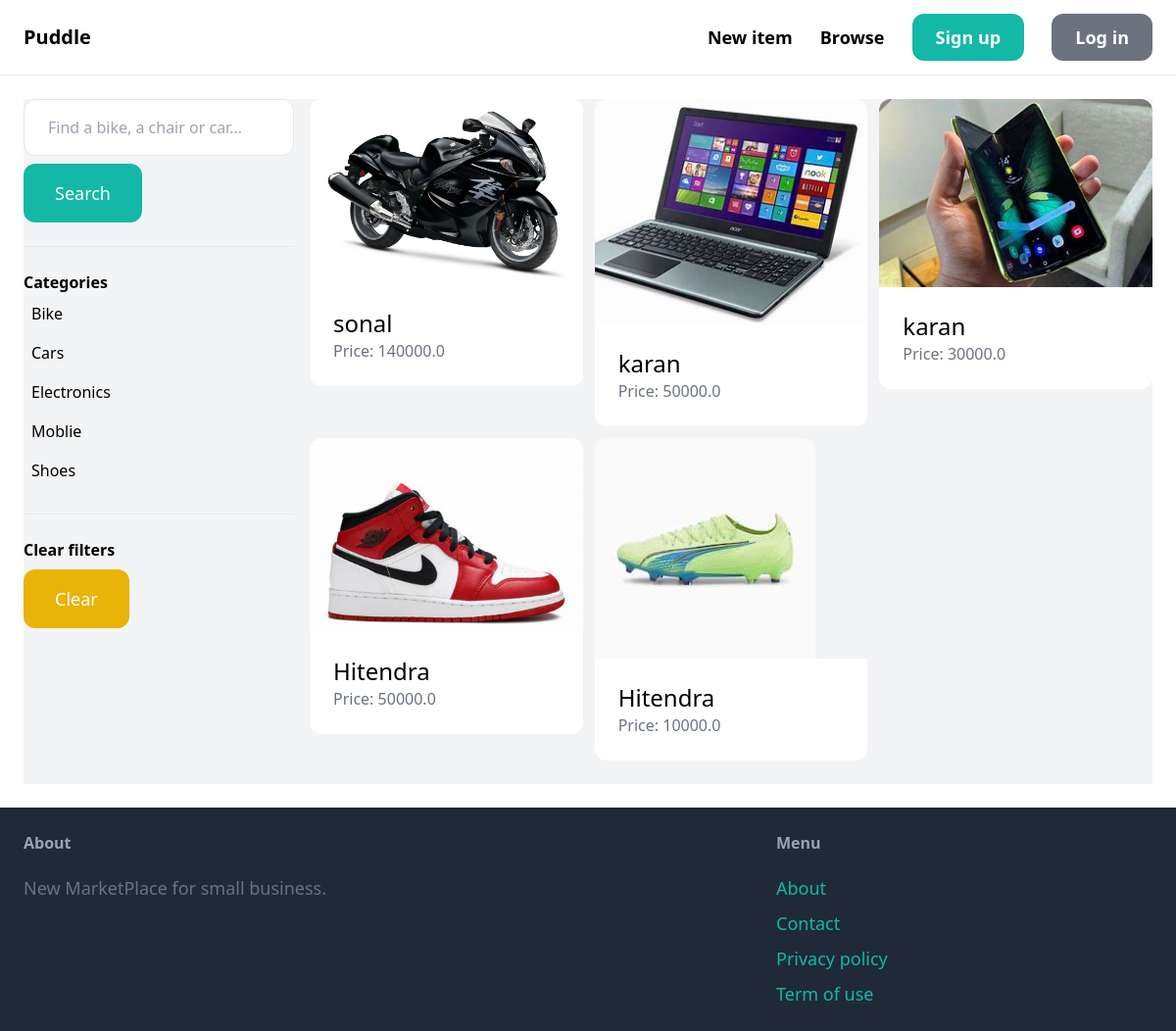
The app's page /items/ with its own data.
### item/models.py (models this page shows, shortened)
class Category(models.Model):
    name = models.CharField(max_length=255)
    class Meta:
        ordering = ('name',)
        verbose_name_plural = 'Categories'

class Item(models.Model):
    category = models.ForeignKey(Category, related_name='items', on_delete=models.CASCADE)
    name = models.CharField(max_length=255)
    description = models.TextField(blank=True, null=True)
    price = models.FloatField()
    image = models.ImageField(upload_to='item_images', blank=True, null=True)
    is_sold = models.BooleanField(default=False)
    created_by = models.ForeignKey(User, related_name='items', on_delete=models.CASCADE)
    created_at = models.DateTimeField(auto_now_add=True)

### item/views.py (the view)
# urls.py: path('', views.items, name='items'),
def items(request):
    query = request.GET.get('query', '')
    category_id = request.GET.get('category', 0)
    categories = Category.objects.all()
    items = Item.objects.filter(is_sold=False)
    if category_id:
        items = items.filter(category_id=category_id)
    if query:
        items = items.filter(Q(name__icontains=query) | Q(description__icontains=query))
    return render(request, 'item/items.html', {
        'items': items,
        'query': query,
        'categories': categories,
        'category_id': int(category_id)
    })

### item/templates/item/items.html (shortened to what this page needs)
{% extends 'core/base.html' %}
{% block content %}
    <div class="pb-6 grid grid-cols-4 gap-4 bg-gray-100">
        <div class="col-span-1">
            <form method="get" action="{% url 'item:items' %}">
                <input name="query" class="w-full py-4 px-6 border rounded-xl" type="text" value="{{ query }}" placeholder="Find a bike, a chair or car...">
                <button class="mt-2 py-4 px-8 text-lg bg-teal-500 text-white rounded-xl">Search</button>
            </form>
            <hr class="my-6">
            <p class="font-semibold">Categories</p>
            <ul>
                {% for category in categories %}
                    <li class="py-2 px-2 rounded-xl{% if category.id == category_id %} bg-gray-200{% endif %}">
                        <a href="{% url 'item:items' %}?query={{ query }}&category={{ category.id }}">{{ category.name }}</a>
                    </li>
                {% endfor %}
            </ul>
            <hr class="my-6">
            <p class="font-semibold">Clear filters</p>
            <ul>
                <li><a href="{% url 'item:items' %}" class="mt-2 py-4 px-8 inline-block bg-yellow-500 text-lg rounded-xl text-white">Clear</a>
        </div>
        <div class="col-span-3">
            <div class="grid grid-cols-3 gap-3">
                {% for item in items %}
                    <div>
                        <a href="{% url 'item:detail' item.id %}">
                            <div>
                                <img src="{{ item.image.url }}" class="rounded-t-xl">
                            </div>
                            <div class="p-6 bg-white rounded-b-xl">
                                <h2 class="text-2xl">{{ item.name }}</h2>
                                <p class="text-gray-500">Price: {{ item.price }}</p>
                            </div>
                        </a>
                    </div>
                {% endfor %}
            </div>
        </div>
    </div>
{% endblock %}

### records on screen
Category: name "Bike"
Category: name "Cars"
Category: name "Electronics"
Category: name "Moblie"
Category: name "Shoes"
Item: image (picture), name "sonal", price "140000.0"
Item: image (picture), name "karan", price "50000.0"
Item: image (picture), name "karan", price "30000.0"
Item: image (picture), name "Hitendra", price "50000.0"
Item: image (picture), name "Hitendra", price "10000.0"
